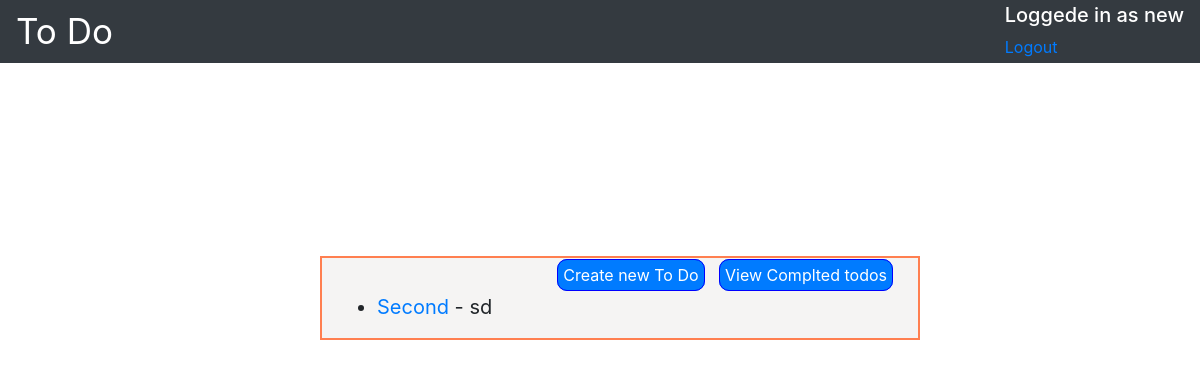
The app's page /current_todo/ (signed in), older data.
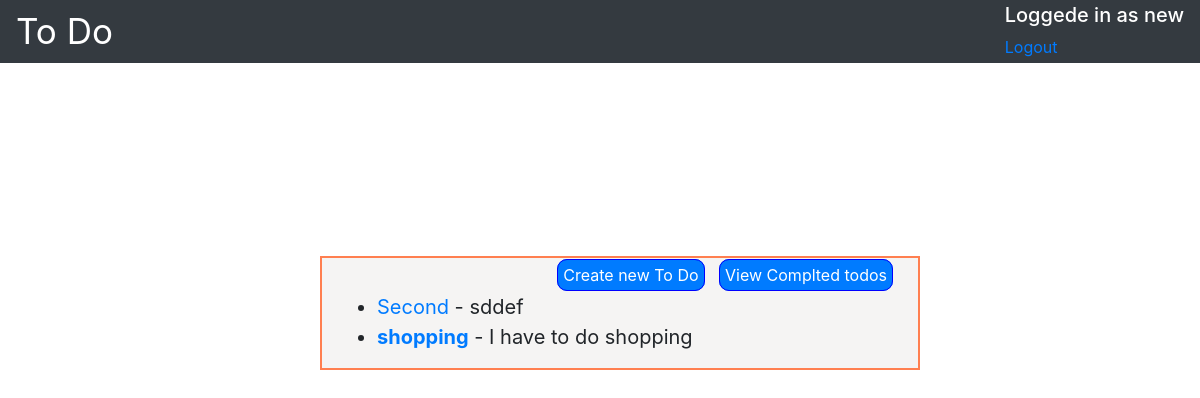
The same page, newer data.
### Firstpage/models.py (models this page shows, shortened)
class Todo(models.Model):
    title=models.CharField(max_length=100)
    memo=models.TextField(blank=True, max_length=1000)
    created=models.DateTimeField(auto_now_add=True)
    completed=models.DateTimeField( blank=True,null=True)
    important=models.BooleanField(default=False)
    user=models.ForeignKey(User, on_delete=models.CASCADE)

### Firstpage/views.py (the view)
# urls.py: path('current_todo/', views.current_todo, name='current_todo'),
@login_required
def current_todo(request):
    todos=Todo.objects.filter(user=request.user, completed__isnull=True)
    return render(request, 'Firstpage/current_todo.html', {'todos':todos })

### Firstpage/Templates/Firstpage/current_todo.html (shortened to what this page needs)
<head>
{% extends 'Firstpage/base.html' %}
{% load static %}
  {% block content %}
  <div class="addtodo">
  <a href= "{% url 'create_todo' %}" class="button btn-primary"> Create new To Do</a>
  <a href= "{% url 'completed_todos' %}" class="button btn-primary"> View Complted todos</a>
  </div>
  <ul class="todolist">
  {% for todo in todos %}
    <li>
      <a href="{% url 'viewtodo' todo.id %}">
      {%if todo.important%}<b>{% endif %} {{ todo.title }}{%if todo.important%}</b>{% endif %}
      </a>
      {% if todo.memo %} - {{todo.memo }} {% endif %}
    </li>
  {% endfor %}
  </ul>
  {% endblock %}

### Firstpage/Templates/Firstpage/base.html (shortened to what this page needs)
<link rel="stylesheet" href="https://stackpath.bootstrapcdn.com/bootstrap/4.1.3/css/bootstrap.min.css">
{% load static %}
<link rel="stylesheet" type="text/css" href="{% static 'Firstpage\base.css' %}">
<nav id="mainnavbar" class="navbar navbar-dark bg-dark  py-0  fixed-top">
        <a href="{% url 'current_todo' %}" class="navbar-brand" >To Do</a>
          <div class="name ml-auto">
          {% if user.is_authenticated %}
          <h5>Loggede in as {{ user.username }}</h5>
          <a href="{% url 'signin' %}">Logout</a>
        {% endif %}
    </nav>
    <br>
    <br>
    <br>
    <br>
    <div class="container">
    {% block content %}{% endblock %}
    </div>
<br>
<br>

### Firstpage/static/Firstpage/base.css (style rules this page uses)
.navbar-brand { font-size: 35px; }
.navbar { z-index:1; }
.name { color: white; }
.todolist { font-size: 20px; }
.container { background-color: rgb(245, 244, 243); text-align: center; border: coral 2px solid; margin: 10em 20em; display: block; width: 50%; display: flex; flex-direction: column; padding: auto; }
.addtodo { text-align: right; }
.button { padding: 5px 5px; border: solid blue 1px; border-radius: 10px; margin: 5px; }
ul { text-align: left; }
.addtodo { margin:5px; }

Row changes from the older to the newer data that the page shows:
changed Todo "Second": memo "sd" → "sddef"
added Todo: title "shopping", memo "I have to do shopping"
